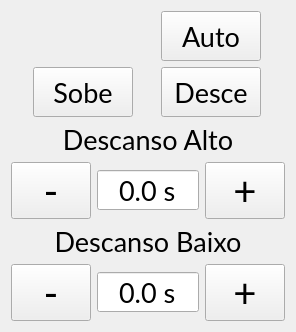
          <widget class="QWidget" name="manual_tab">
           <attribute name="title">
            <string>Manual</string>
           </attribute>
           <layout class="QVBoxLayout" name="verticalLayout_8">
            <item>
             <layout class="QGridLayout" name="gridLayout">
              <item row="0" column="1">
               <widget class="QPushButton" name="piston_auto_btn">
                <property name="sizePolicy">
                 <sizepolicy hsizetype="Fixed" vsizetype="Fixed">
                  <horstretch>0</horstretch>
                  <verstretch>0</verstretch>
                 </sizepolicy>
                </property>
                <property name="minimumSize">
                 <size>
                  <width>100</width>
                  <height>50</height>
                 </size>
                </property>
                <property name="font">
                 <font>
                  <family>Lato</family>
                  <pointsize>20</pointsize>
                 </font>
                </property>
                <property name="text">
                 <string>Auto</string>
                </property>
               </widget>
              </item>
              <item row="1" column="0">
               <widget class="QPushButton" name="piston_raise_btn">
                <property name="sizePolicy">
                 <sizepolicy hsizetype="Fixed" vsizetype="Minimum">
                  <horstretch>0</horstretch>
                  <verstretch>0</verstretch>
                 </sizepolicy>
                </property>
                <property name="minimumSize">
                 <size>
                  <width>100</width>
                  <height>50</height>
                 </size>
                </property>
                <property name="font">
                 <font>
                  <family>Lato</family>
                  <pointsize>20</pointsize>
                 </font>
                </property>
                <property name="text">
                 <string>Sobe</string>
                </property>
               </widget>
              </item>
              <item row="1" column="1">
               <widget class="QPushButton" name="piston_lower_btn">
                <property name="sizePolicy">
                 <sizepolicy hsizetype="Fixed" vsizetype="Fixed">
                  <horstretch>0</horstretch>
                  <verstretch>0</verstretch>
                 </sizepolicy>
                </property>
                <property name="minimumSize">
                 <size>
                  <width>100</width>
                  <height>50</height>
                 </size>
                </property>
                <property name="font">
                 <font>
                  <family>Lato</family>
                  <pointsize>20</pointsize>
                 </font>
                </property>
                <property name="text">
                 <string>Desce</string>
                </property>
               </widget>
              </item>
             </layout>
            </item>
            <item>
             <widget class="QLabel" name="piston_top_delay_label">
              <property name="sizePolicy">
               <sizepolicy hsizetype="Minimum" vsizetype="Minimum">
                <horstretch>0</horstretch>
                <verstretch>0</verstretch>
               </sizepolicy>
              </property>
              <property name="font">
               <font>
                <family>Lato</family>
                <pointsize>20</pointsize>
               </font>
              </property>
              <property name="text">
               <string>Descanso Alto</string>
              </property>
              <property name="alignment">
               <set>Qt::AlignCenter</set>
              </property>
             </widget>
            </item>
            <item>
             <layout class="QHBoxLayout" name="horizontalLayout_5">
              <item>
               <widget class="QPushButton" name="piston_top_delay_minus_btn">
                <property name="sizePolicy">
                 <sizepolicy hsizetype="Fixed" vsizetype="Fixed">
                  <horstretch>1</horstretch>
                  <verstretch>1</verstretch>
                 </sizepolicy>
                </property>
                <property name="minimumSize">
                 <size>
                  <width>50</width>
                  <height>50</height>
                 </size>
                </property>
                <property name="font">
                 <font>
                  <family>Lato</family>
                  <pointsize>30</pointsize>
                 </font>
                </property>
                <property name="text">
                 <string>-</string>
                </property>
               </widget>
              </item>
              <item>
               <widget class="QDoubleSpinBox" name="piston_top_delay_dSpinBox">
                <property name="sizePolicy">
                 <sizepolicy hsizetype="Fixed" vsizetype="Fixed">
                  <horstretch>0</horstretch>
                  <verstretch>0</verstretch>
                 </sizepolicy>
                </property>
                <property name="font">
                 <font>
                  <family>Lato</family>
                  <pointsize>20</pointsize>
                 </font>
                </property>
                <property name="alignment">
                 <set>Qt::AlignCenter</set>
                </property>
                <property name="buttonSymbols">
                 <enum>QAbstractSpinBox::NoButtons</enum>
                </property>
                <property name="suffix">
                 <string> s</string>
                </property>
                <property name="decimals">
                 <number>1</number>
                </property>
                <property name="singleStep">
                 <double>0.100000000000000</double>
                </property>
               </widget>
              </item>
              <item>
               <widget class="QPushButton" name="piston_top_delay_plus_btn">
                <property name="sizePolicy">
                 <sizepolicy hsizetype="Fixed" vsizetype="Fixed">
                  <horstretch>1</horstretch>
                  <verstretch>1</verstretch>
                 </sizepolicy>
                </property>
                <property name="minimumSize">
                 <size>
                  <width>50</width>
                  <height>50</height>
                 </size>
                </property>
                <property name="sizeIncrement">
                 <size>
                  <width>1</width>
                  <height>1</height>
                 </size>
                </property>
                <property name="font">
                 <font>
                  <family>Lato</family>
                  <pointsize>30</pointsize>
                 </font>
                </property>
                <property name="text">
                 <string>+</string>
                </property>
               </widget>
              </item>
             </layout>
            </item>
            <item>
             <widget class="QLabel" name="piston_bottom_delay_label">
              <property name="sizePolicy">
               <sizepolicy hsizetype="Minimum" vsizetype="Minimum">
                <horstretch>0</horstretch>
                <verstretch>0</verstretch>
               </sizepolicy>
              </property>
              <property name="font">
               <font>
                <family>Lato</family>
                <pointsize>20</pointsize>
               </font>
              </property>
              <property name="text">
               <string>Descanso Baixo</string>
              </property>
              <property name="alignment">
               <set>Qt::AlignCenter</set>
              </property>
             </widget>
            </item>
            <item>
             <layout class="QHBoxLayout" name="horizontalLayout_6">
              <item>
               <widget class="QPushButton" name="piston_bottom_delay_minus_btn">
                <property name="sizePolicy">
                 <sizepolicy hsizetype="Fixed" vsizetype="Fixed">
                  <horstretch>1</horstretch>
                  <verstretch>1</verstretch>
                 </sizepolicy>
                </property>
                <property name="minimumSize">
                 <size>
                  <width>50</width>
                  <height>50</height>
                 </size>
                </property>
                <property name="font">
                 <font>
                  <family>Lato</family>
                  <pointsize>30</pointsize>
                 </font>
                </property>
                <property name="text">
                 <string>-</string>
                </property>
               </widget>
              </item>
              <item>
               <widget class="QDoubleSpinBox" name="piston_bottom_delay_dSpinBox">
                <property name="sizePolicy">
                 <sizepolicy hsizetype="Fixed" vsizetype="Fixed">
                  <horstretch>0</horstretch>
                  <verstretch>0</verstretch>
                 </sizepolicy>
                </property>
                <property name="font">
                 <font>
                  <family>Lato</family>
                  <pointsize>20</pointsize>
                 </font>
                </property>
                <property name="alignment">
                 <set>Qt::AlignCenter</set>
                </property>
                <property name="buttonSymbols">
                 <enum>QAbstractSpinBox::NoButtons</enum>
                </property>
                <property name="suffix">
                 <string> s</string>
                </property>
                <property name="decimals">
                 <number>1</number>
                </property>
                <property name="singleStep">
                 <double>0.100000000000000</double>
                </property>
               </widget>
              </item>
              <item>
               <widget class="QPushButton" name="piston_bottom_delay_plus_btn">
                <property name="sizePolicy">
                 <sizepolicy hsizetype="Fixed" vsizetype="Fixed">
                  <horstretch>1</horstretch>
                  <verstretch>1</verstretch>
                 </sizepolicy>
                </property>
                <property name="minimumSize">
                 <size>
                  <width>50</width>
                  <height>50</height>
                 </size>
                </property>
                <property name="font">
                 <font>
                  <family>Lato</family>
                  <pointsize>30</pointsize>
                 </font>
                </property>
                <property name="text">
                 <string>+</string>
                </property>
               </widget>
              </item>
             </layout>
            </item>
           </layout>
          </widget>
